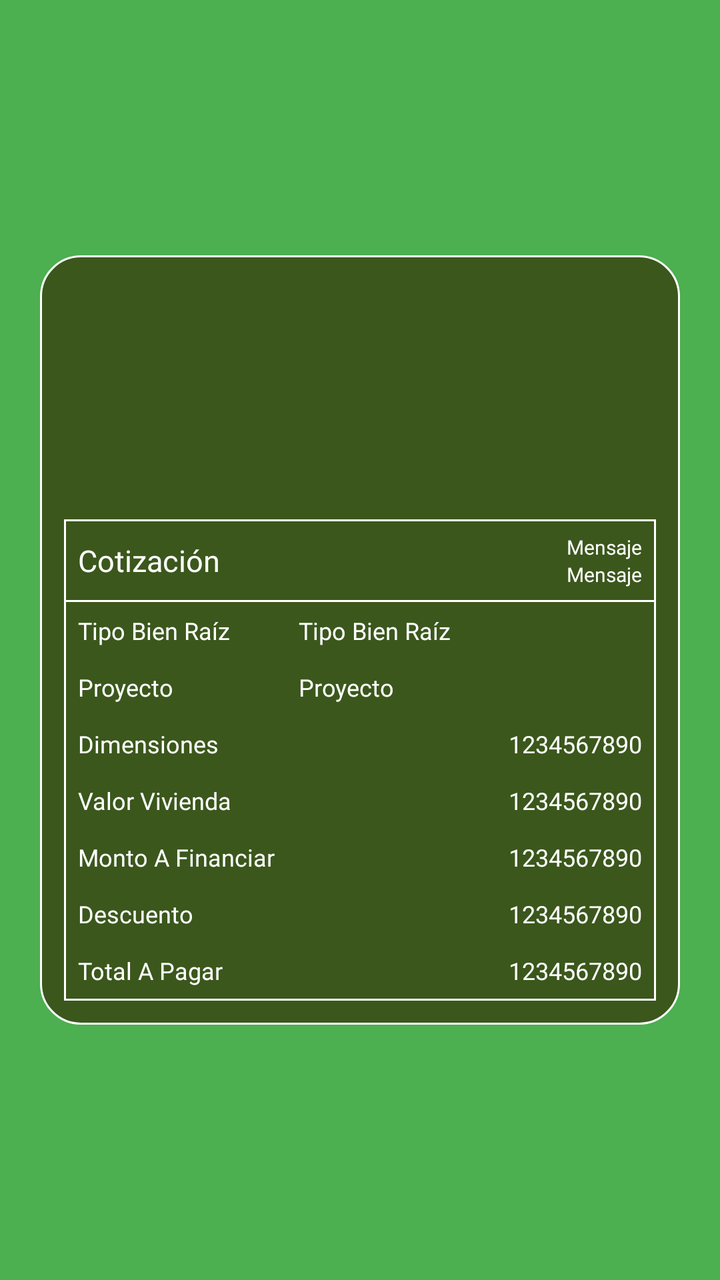
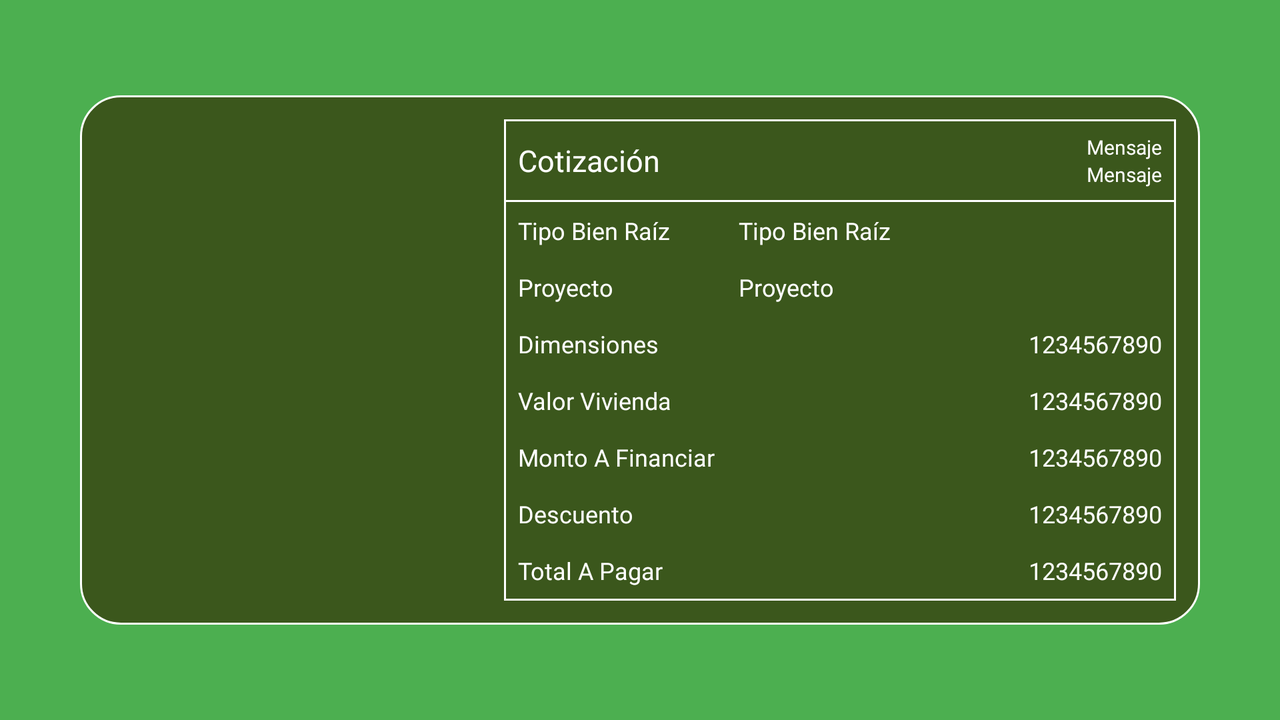

The same Android screen from two of the app's own layout files: first res/layout/ as a phone draws it, then the repository's variant for another configuration, drawn on a device whose configuration selects that folder. Both files follow.
<!-- AndroidManifest.xml: application theme AppTheme -->
<!-- res/layout/activity_detalle.xml -->
<?xml version="1.0" encoding="utf-8"?>
<androidx.constraintlayout.widget.ConstraintLayout xmlns:android="http://schemas.android.com/apk/res/android"
    xmlns:app="http://schemas.android.com/apk/res-auto"
    xmlns:tools="http://schemas.android.com/tools"
    android:layout_width="match_parent"
    android:layout_height="match_parent"
    android:padding="20dp"
    android:background="@color/colorFondoDetalle"
    tools:context=".Detalle">

    <LinearLayout
        android:layout_width="match_parent"
        android:layout_height="wrap_content"
        android:background="@drawable/fondo_recuadro_detalle"
        android:orientation="vertical"
        android:padding="12dp"
        app:layout_constraintBottom_toBottomOf="parent"
        app:layout_constraintEnd_toEndOf="parent"
        app:layout_constraintStart_toStartOf="parent"
        app:layout_constraintTop_toTopOf="parent">

        <FrameLayout
            android:layout_width="wrap_content"
            android:layout_height="wrap_content"
            android:layout_gravity="center">

            <ImageView
                android:id="@+id/imgCasaD"
                style="@style/logo"
                android:layout_width="120dp"
                android:layout_height="120dp"
                android:contentDescription="@string/icono" />

            <ImageView
                android:id="@+id/imgDepartamentoD"
                style="@style/logo"
                android:background="@drawable/icono_edificio"
                android:layout_width="120dp"
                android:layout_height="120dp"
                android:visibility="gone"
                android:contentDescription="@string/icono" />

        </FrameLayout>

        <LinearLayout
            android:layout_width="match_parent"
            android:layout_height="wrap_content"
            android:background="@drawable/borde"
            android:orientation="vertical">

            <TableRow
                android:layout_width="match_parent"
                android:layout_height="wrap_content"
                android:padding="6dp">

                <TextView
                    android:id="@+id/txtCotizacionD"
                    style="@style/texto"
                    android:layout_width="wrap_content"
                    android:layout_height="wrap_content"
                    android:layout_gravity="center_vertical"
                    android:text="@string/cotizacion"
                    android:textSize="15sp" />

                <LinearLayout
                    android:layout_width="match_parent"
                    android:layout_height="wrap_content"
                    android:gravity="end"
                    android:orientation="vertical">

                    <TextView
                        android:id="@+id/txtFechaD"
                        style="@style/textoDetalle2"
                        android:layout_width="wrap_content"
                        android:layout_height="wrap_content"
                        android:text="@string/mensaje" />

                    <TextView
                        android:id="@+id/txtHoraD"
                        style="@style/textoDetalle2"
                        android:layout_width="wrap_content"
                        android:layout_height="wrap_content"
                        android:text="@string/mensaje" />
                </LinearLayout>
            </TableRow>

            <View
                android:id="@+id/linea"
                android:layout_width="match_parent"
                android:layout_height="1dp"
                android:background="@color/colorLetra" />

            <LinearLayout
                android:layout_width="match_parent"
                android:layout_height="wrap_content"
                android:orientation="horizontal"
                android:padding="6dp">

                <LinearLayout
                    android:layout_width="wrap_content"
                    android:layout_height="wrap_content"
                    android:orientation="vertical">

                    <TextView
                        android:id="@+id/txtTipoD"
                        style="@style/textoDetalle"
                        android:layout_width="wrap_content"
                        android:layout_height="wrap_content"
                        android:text="@string/tipoBienRaiz" />

                    <Space style="@style/espacio" />

                    <TextView
                        android:id="@+id/txtProyectoD"
                        style="@style/textoDetalle"
                        android:layout_width="wrap_content"
                        android:layout_height="wrap_content"
                        android:text="@string/proyecto" />

                    <Space style="@style/espacio" />

                    <TextView
                        android:id="@+id/txtDimensionesD"
                        style="@style/textoDetalle"
                        android:layout_width="wrap_content"
                        android:layout_height="wrap_content"
                        android:text="@string/dimensiones" />

                    <Space style="@style/espacio" />

                    <TextView
                        android:id="@+id/txtValorViviendaD"
                        style="@style/textoDetalle"
                        android:layout_width="wrap_content"
                        android:layout_height="wrap_content"
                        android:text="@string/valorVivienda" />

                    <Space style="@style/espacio" />

                    <TextView
                        android:id="@+id/txtMontoFinanciarD"
                        style="@style/textoDetalle"
                        android:layout_width="wrap_content"
                        android:layout_height="wrap_content"
                        android:text="@string/montoAFinanciar2" />

                    <Space style="@style/espacio" />

                    <TextView
                        android:id="@+id/txtDescuentoD"
                        style="@style/textoDetalle"
                        android:layout_width="wrap_content"
                        android:layout_height="wrap_content"
                        android:text="@string/descuento" />

                    <Space style="@style/espacio" />

                    <TextView
                        android:id="@+id/txtTotalPagarD"
                        style="@style/textoDetalle"
                        android:layout_width="wrap_content"
                        android:layout_height="wrap_content"
                        android:text="@string/totalPagar" />
                </LinearLayout>

                <Space style="@style/espacioVertical" />

                <LinearLayout
                    android:layout_width="match_parent"
                    android:layout_height="match_parent"
                    android:orientation="vertical">

                    <TextView
                        android:id="@+id/txtTipo1D"
                        style="@style/textoDetalle"
                        android:layout_width="wrap_content"
                        android:layout_height="wrap_content"
                        android:text="@string/tipoBienRaiz" />

                    <Space style="@style/espacio" />

                    <TextView
                        android:id="@+id/txtProyecto1D"
                        style="@style/textoDetalle"
                        android:layout_width="wrap_content"
                        android:layout_height="wrap_content"
                        android:text="@string/proyecto" />

                    <Space style="@style/espacio" />

                    <TextView
                        android:id="@+id/txtDimensiones1D"
                        style="@style/textoDetalle"
                        android:layout_width="wrap_content"
                        android:layout_height="wrap_content"
                        android:layout_gravity="end"
                        android:text="@string/numero" />

                    <Space style="@style/espacio" />

                    <TextView
                        android:id="@+id/txtValorVivienda1D"
                        style="@style/textoDetalle"
                        android:layout_width="wrap_content"
                        android:layout_height="wrap_content"
                        android:layout_gravity="end"
                        android:text="@string/numero" />

                    <Space style="@style/espacio" />

                    <TextView
                        android:id="@+id/txtMontoFinanciar1D"
                        style="@style/textoDetalle"
                        android:layout_width="wrap_content"
                        android:layout_height="wrap_content"
                        android:layout_gravity="end"
                        android:text="@string/numero" />

                    <Space style="@style/espacio" />

                    <TextView
                        android:id="@+id/txtDescuento1D"
                        style="@style/textoDetalle"
                        android:layout_width="wrap_content"
                        android:layout_height="wrap_content"
                        android:layout_gravity="end"
                        android:text="@string/numero" />

                    <Space style="@style/espacio" />

                    <TextView
                        android:id="@+id/txtTotalPagar1D"
                        style="@style/textoDetalle"
                        android:layout_width="wrap_content"
                        android:layout_height="wrap_content"
                        android:layout_gravity="end"
                        android:text="@string/numero" />

                </LinearLayout>
            </LinearLayout>
        </LinearLayout>

    </LinearLayout>

</androidx.constraintlayout.widget.ConstraintLayout>
<!-- resources referenced by this layout -->
<resources>
  <color name="colorFondoDetalle">#4CAF50</color>
  <color name="colorLetra">#FFFFFF</color>
  <!-- drawable borde (drawable) -->
  <?xml version="1.0" encoding="utf-8"?>
  <shape xmlns:android="http://schemas.android.com/apk/res/android"
      android:shape="rectangle">
      <stroke android:width="1dp" android:color="@color/colorLetra" />
      <padding android:left="1dp" android:top="1dp"
          android:right="1dp" android:bottom="1dp" />
  </shape>
  <!-- drawable fondo_recuadro_detalle (drawable) -->
  <?xml version="1.0" encoding="utf-8"?>
  <shape xmlns:android="http://schemas.android.com/apk/res/android">
      <solid android:color="@color/colorRecuadroDetalle"/>
      <stroke android:width="1dp" android:color="@color/colorLetra" />
      <corners android:radius="20dp"/>
      <padding android:left="0dp" android:top="0dp"
          android:right="0dp" android:bottom="0dp" />
  </shape>
  <string name="cotizacion">Cotización</string>
  <string name="descuento">Descuento</string>
  <string name="dimensiones">Dimensiones</string>
  <string name="icono">Ícono</string>
  <string name="mensaje">Mensaje</string>
  <string name="montoAFinanciar2">Monto A Financiar</string>
  <string name="numero">1234567890</string>
  <string name="proyecto">Proyecto</string>
  <string name="tipoBienRaiz">Tipo Bien Raíz</string>
  <string name="totalPagar">Total A Pagar</string>
  <string name="valorVivienda">Valor Vivienda</string>
  <style name="espacio">
          <item name="android:layout_width">match_parent</item>
          <item name="android:layout_height">12dp</item>
      </style>
  <style name="espacioVertical">
          <item name="android:layout_width">12dp</item>
          <item name="android:layout_height">match_parent</item>
      </style>
  <style name="logo">
          <item name="android:background">@drawable/icono_casa</item>
          <item name="android:layout_width">150dp</item>
          <item name="android:layout_height">150dp</item>
          <item name="android:layout_gravity">center</item>
          <item name="android:adjustViewBounds">true</item>
          <item name="android:scaleType">fitCenter</item>
      </style>
  <style name="texto">
          <item name="android:fontFamily" tools:targetApi="jelly_bean">@font/lemon_milk_bold</item>
          <item name="android:textColor">@color/colorLetra</item>
          <item name="android:textColorHint">@color/colorLetra</item>
          <item name="android:textSize">16sp</item>
      </style>
  <style name="textoDetalle">
          <item name="android:fontFamily" tools:targetApi="jelly_bean">@font/lemon_milk_bold</item>
          <item name="android:textColor">@color/colorLetra</item>
          <item name="android:textColorHint">@color/colorLetra</item>
          <item name="android:textSize">12sp</item>
      </style>
  <style name="textoDetalle2">
          <item name="android:fontFamily" tools:targetApi="jelly_bean">@font/lemon_milk_bold</item>
          <item name="android:textColor">@color/colorLetra</item>
          <item name="android:textColorHint">@color/colorLetra</item>
          <item name="android:textSize">10sp</item>
      </style>
  <style name="AppTheme" parent="Theme.AppCompat.Light.NoActionBar">
          
          <item name="colorPrimary">@color/colorPrimary</item>
          <item name="colorPrimaryDark">@color/colorPrimaryDark</item>
          <item name="colorAccent">@color/colorAccent</item>
      </style>
  <color name="colorRecuadroDetalle">#3B571C</color>
  <color name="colorPrimary">#E5EF96</color>
  <color name="colorPrimaryDark">#AEC95E</color>
  <color name="colorAccent">#FFFFFF</color>
  
      //COLORES
</resources>
<!-- res/layout-land/activity_detalle.xml (the repository's variant of the layout above) -->
<!-- drawn on the phone turned sideways -->
<?xml version="1.0" encoding="utf-8"?>
<androidx.constraintlayout.widget.ConstraintLayout xmlns:android="http://schemas.android.com/apk/res/android"
    xmlns:app="http://schemas.android.com/apk/res-auto"
    xmlns:tools="http://schemas.android.com/tools"
    android:layout_width="match_parent"
    android:layout_height="match_parent"
    android:padding="20dp"
    android:background="@color/colorFondoDetalle"
    tools:context=".Detalle">

    <LinearLayout
        android:layout_width="match_parent"
        android:layout_height="wrap_content"
        android:background="@drawable/fondo_recuadro_detalle"
        android:orientation="horizontal"
        android:padding="12dp"
        android:layout_marginStart="20dp"
        android:layout_marginLeft="20dp"
        android:layout_marginEnd="20dp"
        android:layout_marginRight="20dp"
        app:layout_constraintBottom_toBottomOf="parent"
        app:layout_constraintEnd_toEndOf="parent"
        app:layout_constraintStart_toStartOf="parent"
        app:layout_constraintTop_toTopOf="parent">

        <FrameLayout
            android:layout_width="wrap_content"
            android:layout_height="wrap_content"
            android:layout_gravity="center">

            <ImageView
                android:id="@+id/imgCasaD"
                style="@style/logo"
                android:layout_width="200dp"
                android:layout_height="200dp"
                android:contentDescription="@string/icono" />

            <ImageView
                android:id="@+id/imgDepartamentoD"
                style="@style/logo"
                android:background="@drawable/icono_edificio"
                android:layout_width="200dp"
                android:layout_height="200dp"
                android:visibility="gone"
                android:contentDescription="@string/icono" />

        </FrameLayout>

        <LinearLayout
            android:layout_width="match_parent"
            android:layout_height="wrap_content"
            android:background="@drawable/borde"
            android:orientation="vertical">

            <TableRow
                android:layout_width="match_parent"
                android:layout_height="wrap_content"
                android:padding="6dp">

                <TextView
                    android:id="@+id/txtCotizacionD"
                    style="@style/texto"
                    android:layout_width="wrap_content"
                    android:layout_height="wrap_content"
                    android:layout_gravity="center_vertical"
                    android:text="@string/cotizacion"
                    android:textSize="15sp" />

                <LinearLayout
                    android:layout_width="match_parent"
                    android:layout_height="wrap_content"
                    android:gravity="end"
                    android:orientation="vertical">

                    <TextView
                        android:id="@+id/txtFechaD"
                        style="@style/textoDetalle2"
                        android:layout_width="wrap_content"
                        android:layout_height="wrap_content"
                        android:text="@string/mensaje" />

                    <TextView
                        android:id="@+id/txtHoraD"
                        style="@style/textoDetalle2"
                        android:layout_width="wrap_content"
                        android:layout_height="wrap_content"
                        android:text="@string/mensaje" />
                </LinearLayout>
            </TableRow>

            <View
                android:id="@+id/linea"
                android:layout_width="match_parent"
                android:layout_height="1dp"
                android:background="@color/colorLetra" />

            <LinearLayout
                android:layout_width="match_parent"
                android:layout_height="wrap_content"
                android:orientation="horizontal"
                android:padding="6dp">

                <LinearLayout
                    android:layout_width="wrap_content"
                    android:layout_height="wrap_content"
                    android:orientation="vertical">

                    <TextView
                        android:id="@+id/txtTipoD"
                        style="@style/textoDetalle"
                        android:layout_width="wrap_content"
                        android:layout_height="wrap_content"
                        android:text="@string/tipoBienRaiz" />

                    <Space style="@style/espacio" />

                    <TextView
                        android:id="@+id/txtProyectoD"
                        style="@style/textoDetalle"
                        android:layout_width="wrap_content"
                        android:layout_height="wrap_content"
                        android:text="@string/proyecto" />

                    <Space style="@style/espacio" />

                    <TextView
                        android:id="@+id/txtDimensionesD"
                        style="@style/textoDetalle"
                        android:layout_width="wrap_content"
                        android:layout_height="wrap_content"
                        android:text="@string/dimensiones" />

                    <Space style="@style/espacio" />

                    <TextView
                        android:id="@+id/txtValorViviendaD"
                        style="@style/textoDetalle"
                        android:layout_width="wrap_content"
                        android:layout_height="wrap_content"
                        android:text="@string/valorVivienda" />

                    <Space style="@style/espacio" />

                    <TextView
                        android:id="@+id/txtMontoFinanciarD"
                        style="@style/textoDetalle"
                        android:layout_width="wrap_content"
                        android:layout_height="wrap_content"
                        android:text="@string/montoAFinanciar2" />

                    <Space style="@style/espacio" />

                    <TextView
                        android:id="@+id/txtDescuentoD"
                        style="@style/textoDetalle"
                        android:layout_width="wrap_content"
                        android:layout_height="wrap_content"
                        android:text="@string/descuento" />

                    <Space style="@style/espacio" />

                    <TextView
                        android:id="@+id/txtTotalPagarD"
                        style="@style/textoDetalle"
                        android:layout_width="wrap_content"
                        android:layout_height="wrap_content"
                        android:text="@string/totalPagar" />
                </LinearLayout>

                <Space style="@style/espacioVertical" />

                <LinearLayout
                    android:layout_width="match_parent"
                    android:layout_height="match_parent"
                    android:orientation="vertical">

                    <TextView
                        android:id="@+id/txtTipo1D"
                        style="@style/textoDetalle"
                        android:layout_width="wrap_content"
                        android:layout_height="wrap_content"
                        android:text="@string/tipoBienRaiz" />

                    <Space style="@style/espacio" />

                    <TextView
                        android:id="@+id/txtProyecto1D"
                        style="@style/textoDetalle"
                        android:layout_width="wrap_content"
                        android:layout_height="wrap_content"
                        android:text="@string/proyecto" />

                    <Space style="@style/espacio" />

                    <TextView
                        android:id="@+id/txtDimensiones1D"
                        style="@style/textoDetalle"
                        android:layout_width="wrap_content"
                        android:layout_height="wrap_content"
                        android:layout_gravity="end"
                        android:text="@string/numero" />

                    <Space style="@style/espacio" />

                    <TextView
                        android:id="@+id/txtValorVivienda1D"
                        style="@style/textoDetalle"
                        android:layout_width="wrap_content"
                        android:layout_height="wrap_content"
                        android:layout_gravity="end"
                        android:text="@string/numero" />

                    <Space style="@style/espacio" />

                    <TextView
                        android:id="@+id/txtMontoFinanciar1D"
                        style="@style/textoDetalle"
                        android:layout_width="wrap_content"
                        android:layout_height="wrap_content"
                        android:layout_gravity="end"
                        android:text="@string/numero" />

                    <Space style="@style/espacio" />

                    <TextView
                        android:id="@+id/txtDescuento1D"
                        style="@style/textoDetalle"
                        android:layout_width="wrap_content"
                        android:layout_height="wrap_content"
                        android:layout_gravity="end"
                        android:text="@string/numero" />

                    <Space style="@style/espacio" />

                    <TextView
                        android:id="@+id/txtTotalPagar1D"
                        style="@style/textoDetalle"
                        android:layout_width="wrap_content"
                        android:layout_height="wrap_content"
                        android:layout_gravity="end"
                        android:text="@string/numero" />

                </LinearLayout>
            </LinearLayout>
        </LinearLayout>

    </LinearLayout>

</androidx.constraintlayout.widget.ConstraintLayout>
